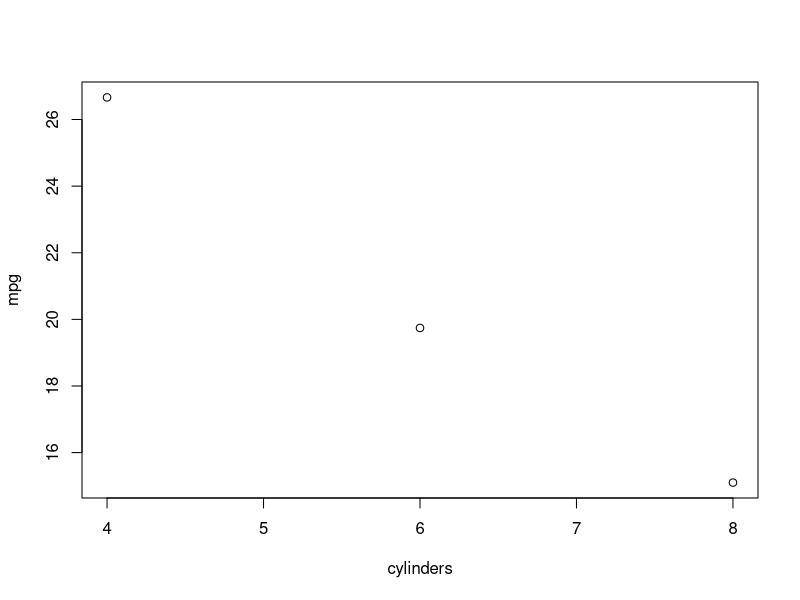

Here is the R script that generated this plot:
#Provenance defined and a first example (from Lerner et al. in prep)

#source("libsource.R")

#prov.init(prov.dir="../prov", overwrite=TRUE) #initialize provenance collection

#prov.init(prov.dir"../prov", overwrite=FALSE) #Change overwrite if time-stamp desired

# Load the mtcars data set that comes with R
data (mtcars)

# All the cars
allCars.df <- mtcars

# Create separate data frames for each number of cylinders
cars4Cyl.df <- allCars.df[allCars.df$cyl == 4, ]
cars6Cyl.df <- allCars.df[allCars.df$cyl == 6, ]
cars8Cyl.df <- allCars.df[allCars.df$cyl == 8, ]

# Create a table with the average mpg for each # cylinders
cylinders = c(4, 6, 8)
mpg = c(mean(cars4Cyl.df$mpg), mean(cars6Cyl.df$mpg), mean(cars8Cyl.df$mpg))
cyl.vs.mpg.df <- data.frame (cylinders, mpg)

# Plot it
plot(cylinders, mpg)

#prov.save() #end provenance collection and save
#prov.quit()

#Get basic information on computing environment

#prov.summarize()

#

